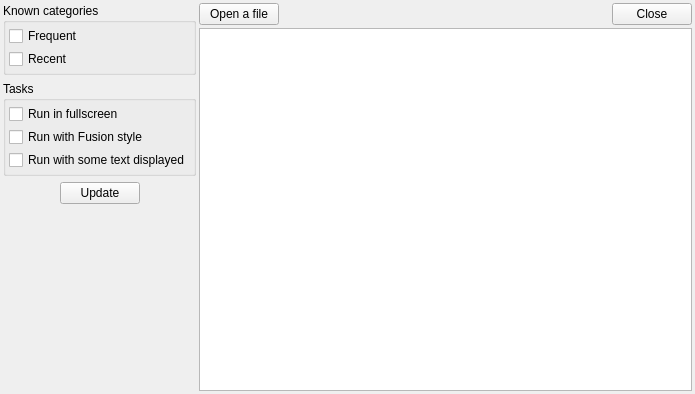
<?xml version="1.0" encoding="UTF-8"?>
<ui version="4.0">
 <class>TestWidget</class>
 <widget class="QWidget" name="TestWidget">
  <property name="geometry">
   <rect>
    <x>0</x>
    <y>0</y>
    <width>695</width>
    <height>394</height>
   </rect>
  </property>
  <property name="windowTitle">
   <string>QtWinExtras JumpList</string>
  </property>
  <layout class="QHBoxLayout" name="horizontalLayout_2" stretch="0,1">
   <property name="spacing">
    <number>3</number>
   </property>
   <property name="margin">
    <number>3</number>
   </property>
   <item>
    <layout class="QVBoxLayout" name="verticalLayout_2">
     <item>
      <widget class="QGroupBox" name="groupBox">
       <property name="title">
        <string>Known categories</string>
       </property>
       <layout class="QVBoxLayout" name="verticalLayout">
        <property name="spacing">
         <number>3</number>
        </property>
        <property name="margin">
         <number>3</number>
        </property>
        <item>
         <widget class="QCheckBox" name="cbShowFrequent">
          <property name="text">
           <string>Frequent</string>
          </property>
         </widget>
        </item>
        <item>
         <widget class="QCheckBox" name="cbShowRecent">
          <property name="text">
           <string>Recent</string>
          </property>
         </widget>
        </item>
       </layout>
      </widget>
     </item>
     <item>
      <widget class="QGroupBox" name="groupBox_2">
       <property name="title">
        <string>Tasks</string>
       </property>
       <layout class="QVBoxLayout" name="verticalLayout_3">
        <property name="spacing">
         <number>3</number>
        </property>
        <property name="margin">
         <number>3</number>
        </property>
        <item>
         <widget class="QCheckBox" name="cbRunFullscreen">
          <property name="text">
           <string>Run in fullscreen</string>
          </property>
         </widget>
        </item>
        <item>
         <widget class="QCheckBox" name="cbRunFusion">
          <property name="text">
           <string>Run with Fusion style</string>
          </property>
         </widget>
        </item>
        <item>
         <widget class="QCheckBox" name="cbRunText">
          <property name="text">
           <string>Run with some text displayed</string>
          </property>
         </widget>
        </item>
       </layout>
      </widget>
     </item>
     <item>
      <layout class="QHBoxLayout" name="horizontalLayout_3">
       <item>
        <spacer name="horizontalSpacer_2">
         <property name="orientation">
          <enum>Qt::Horizontal</enum>
         </property>
         <property name="sizeHint" stdset="0">
          <size>
           <width>40</width>
           <height>20</height>
          </size>
         </property>
        </spacer>
       </item>
       <item>
        <widget class="QPushButton" name="btnUpdate">
         <property name="text">
          <string>Update</string>
         </property>
        </widget>
       </item>
       <item>
        <spacer name="horizontalSpacer_3">
         <property name="orientation">
          <enum>Qt::Horizontal</enum>
         </property>
         <property name="sizeHint" stdset="0">
          <size>
           <width>40</width>
           <height>20</height>
          </size>
         </property>
        </spacer>
       </item>
      </layout>
     </item>
     <item>
      <spacer name="verticalSpacer">
       <property name="orientation">
        <enum>Qt::Vertical</enum>
       </property>
       <property name="sizeHint" stdset="0">
        <size>
         <width>20</width>
         <height>40</height>
        </size>
       </property>
      </spacer>
     </item>
    </layout>
   </item>
   <item>
    <layout class="QVBoxLayout" name="verticalLayout_4">
     <property name="spacing">
      <number>3</number>
     </property>
     <item>
      <layout class="QHBoxLayout" name="horizontalLayout">
       <item>
        <widget class="QPushButton" name="btnOpenFile">
         <property name="text">
          <string>Open a file</string>
         </property>
        </widget>
       </item>
       <item>
        <spacer name="horizontalSpacer">
         <property name="orientation">
          <enum>Qt::Horizontal</enum>
         </property>
         <property name="sizeHint" stdset="0">
          <size>
           <width>40</width>
           <height>20</height>
          </size>
         </property>
        </spacer>
       </item>
       <item>
        <widget class="QPushButton" name="btnClose">
         <property name="text">
          <string>Close</string>
         </property>
        </widget>
       </item>
      </layout>
     </item>
     <item>
      <widget class="QTextEdit" name="text">
       <property name="font">
        <font>
         <family>Consolas</family>
         <pointsize>10</pointsize>
        </font>
       </property>
       <property name="readOnly">
        <bool>true</bool>
       </property>
      </widget>
     </item>
    </layout>
   </item>
  </layout>
 </widget>
 <layoutdefault spacing="6" margin="11"/>
 <resources/>
 <connections/>
</ui>
